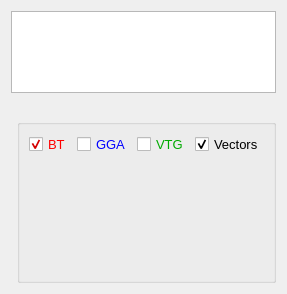
          <widget class="QWidget" name="tab_mbt_2_data">
           <attribute name="title">
            <string>Data</string>
           </attribute>
           <layout class="QGridLayout" name="gridLayout_22">
            <item row="0" column="0">
             <layout class="QVBoxLayout" name="verticalLayout_14" stretch="1,0,2">
              <item>
               <widget class="QTableWidget" name="table_moving_bed">
                <property name="font">
                 <font>
                  <pointsize>10</pointsize>
                 </font>
                </property>
               </widget>
              </item>
              <item>
               <widget class="QLabel" name="txt_mb_plotted">
                <property name="text">
                 <string/>
                </property>
                <property name="alignment">
                 <set>Qt::AlignCenter</set>
                </property>
               </widget>
              </item>
              <item>
               <layout class="QHBoxLayout" name="horizontalLayout_18" stretch="4,2">
                <item>
                 <widget class="QWidget" name="graph_mb_ts" native="true"/>
                </item>
                <item>
                 <widget class="QGroupBox" name="gb_mb_st">
                  <property name="title">
                   <string/>
                  </property>
                  <layout class="QGridLayout" name="gridLayout_21">
                   <item row="0" column="0">
                    <layout class="QVBoxLayout" name="verticalLayout_13" stretch="1,8">
                     <item>
                      <layout class="QHBoxLayout" name="horizontalLayout_17">
                       <item>
                        <widget class="QCheckBox" name="cb_mb_bt">
                         <property name="palette">
                          <palette>
                           <active>
                            <colorrole role="WindowText">
                             <brush brushstyle="SolidPattern">
                              <color alpha="255">
                               <red>255</red>
                               <green>0</green>
                               <blue>0</blue>
                              </color>
                             </brush>
                            </colorrole>
                            <colorrole role="Text">
                             <brush brushstyle="SolidPattern">
                              <color alpha="255">
                               <red>255</red>
                               <green>0</green>
                               <blue>0</blue>
                              </color>
                             </brush>
                            </colorrole>
                           </active>
                           <inactive>
                            <colorrole role="WindowText">
                             <brush brushstyle="SolidPattern">
                              <color alpha="255">
                               <red>255</red>
                               <green>0</green>
                               <blue>0</blue>
                              </color>
                             </brush>
                            </colorrole>
                            <colorrole role="Text">
                             <brush brushstyle="SolidPattern">
                              <color alpha="255">
                               <red>255</red>
                               <green>0</green>
                               <blue>0</blue>
                              </color>
                             </brush>
                            </colorrole>
                           </inactive>
                           <disabled>
                            <colorrole role="WindowText">
                             <brush brushstyle="SolidPattern">
                              <color alpha="255">
                               <red>120</red>
                               <green>120</green>
                               <blue>120</blue>
                              </color>
                             </brush>
                            </colorrole>
                            <colorrole role="Text">
                             <brush brushstyle="SolidPattern">
                              <color alpha="255">
                               <red>120</red>
                               <green>120</green>
                               <blue>120</blue>
                              </color>
                             </brush>
                            </colorrole>
                           </disabled>
                          </palette>
                         </property>
                         <property name="font">
                          <font>
                           <pointsize>10</pointsize>
                          </font>
                         </property>
                         <property name="text">
                          <string>BT</string>
                         </property>
                         <property name="checked">
                          <bool>true</bool>
                         </property>
                        </widget>
                       </item>
                       <item>
                        <widget class="QCheckBox" name="cb_mb_gga">
                         <property name="palette">
                          <palette>
                           <active>
                            <colorrole role="WindowText">
                             <brush brushstyle="SolidPattern">
                              <color alpha="255">
                               <red>0</red>
                               <green>0</green>
                               <blue>255</blue>
                              </color>
                             </brush>
                            </colorrole>
                           </active>
                           <inactive>
                            <colorrole role="WindowText">
                             <brush brushstyle="SolidPattern">
                              <color alpha="255">
                               <red>0</red>
                               <green>0</green>
                               <blue>255</blue>
                              </color>
                             </brush>
                            </colorrole>
                           </inactive>
                           <disabled>
                            <colorrole role="WindowText">
                             <brush brushstyle="SolidPattern">
                              <color alpha="255">
                               <red>120</red>
                               <green>120</green>
                               <blue>120</blue>
                              </color>
                             </brush>
                            </colorrole>
                           </disabled>
                          </palette>
                         </property>
                         <property name="font">
                          <font>
                           <pointsize>10</pointsize>
                          </font>
                         </property>
                         <property name="text">
                          <string>GGA</string>
                         </property>
                        </widget>
                       </item>
                       <item>
                        <widget class="QCheckBox" name="cb_mb_vtg">
                         <property name="palette">
                          <palette>
                           <active>
                            <colorrole role="WindowText">
                             <brush brushstyle="SolidPattern">
                              <color alpha="255">
                               <red>0</red>
                               <green>170</green>
                               <blue>0</blue>
                              </color>
                             </brush>
                            </colorrole>
                           </active>
                           <inactive>
                            <colorrole role="WindowText">
                             <brush brushstyle="SolidPattern">
                              <color alpha="255">
                               <red>0</red>
                               <green>170</green>
                               <blue>0</blue>
                              </color>
                             </brush>
                            </colorrole>
                           </inactive>
                           <disabled>
                            <colorrole role="WindowText">
                             <brush brushstyle="SolidPattern">
                              <color alpha="255">
                               <red>120</red>
                               <green>120</green>
                               <blue>120</blue>
                              </color>
                             </brush>
                            </colorrole>
                           </disabled>
                          </palette>
                         </property>
                         <property name="font">
                          <font>
                           <pointsize>10</pointsize>
                          </font>
                         </property>
                         <property name="text">
                          <string>VTG</string>
                         </property>
                        </widget>
                       </item>
                       <item>
                        <widget class="QCheckBox" name="cb_mb_vectors">
                         <property name="font">
                          <font>
                           <pointsize>10</pointsize>
                          </font>
                         </property>
                         <property name="text">
                          <string>Vectors</string>
                         </property>
                         <property name="checked">
                          <bool>true</bool>
                         </property>
                        </widget>
                       </item>
                      </layout>
                     </item>
                     <item>
                      <widget class="QWidget" name="graph_mb_st" native="true"/>
                     </item>
                    </layout>
                   </item>
                  </layout>
                 </widget>
                </item>
               </layout>
              </item>
             </layout>
            </item>
           </layout>
          </widget>
